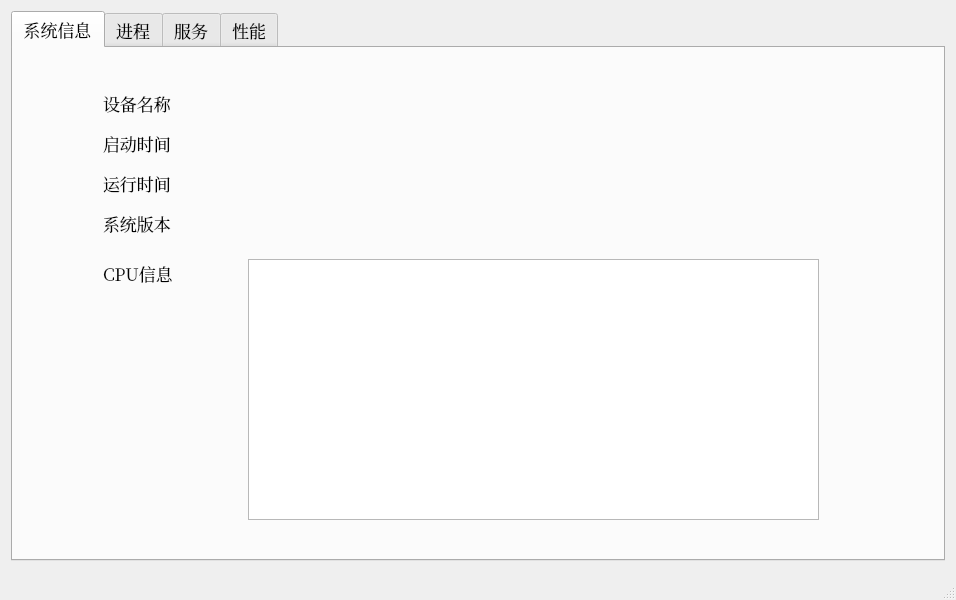
<?xml version="1.0" encoding="UTF-8"?>
<ui version="4.0">
 <class>mainWindow</class>
 <widget class="QMainWindow" name="mainWindow">
  <property name="geometry">
   <rect>
    <x>0</x>
    <y>0</y>
    <width>954</width>
    <height>600</height>
   </rect>
  </property>
  <property name="sizePolicy">
   <sizepolicy hsizetype="Expanding" vsizetype="Expanding">
    <horstretch>0</horstretch>
    <verstretch>0</verstretch>
   </sizepolicy>
  </property>
  <property name="windowTitle">
   <string>曹氏任务管理器</string>
  </property>
  <widget class="QWidget" name="centralWidget">
   <layout class="QGridLayout" name="gird2">
    <item row="0" column="0">
     <layout class="QGridLayout" name="grid">
      <item row="0" column="0">
       <widget class="QTabWidget" name="tabWidgets">
        <property name="sizePolicy">
         <sizepolicy hsizetype="MinimumExpanding" vsizetype="MinimumExpanding">
          <horstretch>0</horstretch>
          <verstretch>0</verstretch>
         </sizepolicy>
        </property>
        <property name="font">
         <font>
          <family>Noto Serif CJK SC</family>
          <pointsize>13</pointsize>
          <weight>50</weight>
          <italic>false</italic>
          <bold>false</bold>
         </font>
        </property>
        <property name="currentIndex">
         <number>0</number>
        </property>
        <property name="elideMode">
         <enum>Qt::ElideNone</enum>
        </property>
        <widget class="QWidget" name="tbSysInfo">
         <attribute name="title">
          <string>系统信息</string>
         </attribute>
         <widget class="QLabel" name="_lbDevName">
          <property name="geometry">
           <rect>
            <x>90</x>
            <y>40</y>
            <width>81</width>
            <height>31</height>
           </rect>
          </property>
          <property name="text">
           <string>设备名称</string>
          </property>
         </widget>
         <widget class="QLabel" name="_lbStartTime">
          <property name="geometry">
           <rect>
            <x>90</x>
            <y>80</y>
            <width>81</width>
            <height>31</height>
           </rect>
          </property>
          <property name="text">
           <string>启动时间</string>
          </property>
         </widget>
         <widget class="QLabel" name="_lbRunTime">
          <property name="geometry">
           <rect>
            <x>90</x>
            <y>120</y>
            <width>81</width>
            <height>31</height>
           </rect>
          </property>
          <property name="text">
           <string>运行时间</string>
          </property>
         </widget>
         <widget class="QLabel" name="_lbSysVersion">
          <property name="geometry">
           <rect>
            <x>90</x>
            <y>160</y>
            <width>81</width>
            <height>31</height>
           </rect>
          </property>
          <property name="text">
           <string>系统版本</string>
          </property>
         </widget>
         <widget class="QLabel" name="_lbCpuInfo">
          <property name="geometry">
           <rect>
            <x>90</x>
            <y>210</y>
            <width>81</width>
            <height>31</height>
           </rect>
          </property>
          <property name="text">
           <string>CPU信息</string>
          </property>
         </widget>
         <widget class="QTextBrowser" name="tbrCpuInfo">
          <property name="geometry">
           <rect>
            <x>235</x>
            <y>211</y>
            <width>571</width>
            <height>261</height>
           </rect>
          </property>
         </widget>
         <widget class="QLabel" name="lbDevName">
          <property name="geometry">
           <rect>
            <x>240</x>
            <y>40</y>
            <width>391</width>
            <height>31</height>
           </rect>
          </property>
          <property name="text">
           <string/>
          </property>
         </widget>
         <widget class="QLabel" name="lbStartTime">
          <property name="geometry">
           <rect>
            <x>240</x>
            <y>80</y>
            <width>391</width>
            <height>31</height>
           </rect>
          </property>
          <property name="text">
           <string/>
          </property>
         </widget>
         <widget class="QLabel" name="lbRunTime">
          <property name="geometry">
           <rect>
            <x>240</x>
            <y>120</y>
            <width>391</width>
            <height>31</height>
           </rect>
          </property>
          <property name="text">
           <string/>
          </property>
         </widget>
         <widget class="QLabel" name="lbSysVersion">
          <property name="geometry">
           <rect>
            <x>240</x>
            <y>160</y>
            <width>391</width>
            <height>31</height>
           </rect>
          </property>
          <property name="text">
           <string/>
          </property>
         </widget>
        </widget>
        <widget class="QWidget" name="tbProcess">
         <attribute name="title">
          <string>进程</string>
         </attribute>
         <layout class="QGridLayout" name="gridLayout">
          <item row="0" column="0">
           <widget class="QTableWidget" name="tbwProInfo">
            <property name="lineWidth">
             <number>1</number>
            </property>
            <property name="editTriggers">
             <set>QAbstractItemView::NoEditTriggers</set>
            </property>
            <property name="selectionMode">
             <enum>QAbstractItemView::SingleSelection</enum>
            </property>
            <property name="selectionBehavior">
             <enum>QAbstractItemView::SelectRows</enum>
            </property>
            <property name="showGrid">
             <bool>true</bool>
            </property>
            <property name="rowCount">
             <number>0</number>
            </property>
            <property name="columnCount">
             <number>5</number>
            </property>
            <attribute name="horizontalHeaderCascadingSectionResizes">
             <bool>false</bool>
            </attribute>
            <attribute name="horizontalHeaderDefaultSectionSize">
             <number>150</number>
            </attribute>
            <attribute name="horizontalHeaderHighlightSections">
             <bool>false</bool>
            </attribute>
            <attribute name="horizontalHeaderMinimumSectionSize">
             <number>100</number>
            </attribute>
            <attribute name="horizontalHeaderStretchLastSection">
             <bool>true</bool>
            </attribute>
            <attribute name="verticalHeaderDefaultSectionSize">
             <number>35</number>
            </attribute>
            <attribute name="verticalHeaderMinimumSectionSize">
             <number>35</number>
            </attribute>
            <attribute name="verticalHeaderShowSortIndicator" stdset="0">
             <bool>false</bool>
            </attribute>
            <attribute name="verticalHeaderStretchLastSection">
             <bool>false</bool>
            </attribute>
            <column/>
            <column/>
            <column/>
            <column/>
            <column/>
           </widget>
          </item>
         </layout>
        </widget>
        <widget class="QWidget" name="tbService">
         <attribute name="title">
          <string>服务</string>
         </attribute>
         <widget class="QRadioButton" name="rbutton">
          <property name="geometry">
           <rect>
            <x>90</x>
            <y>90</y>
            <width>111</width>
            <height>31</height>
           </rect>
          </property>
          <property name="toolTip">
           <string>选中通过进程名称查询</string>
          </property>
          <property name="text">
           <string>进程pid号</string>
          </property>
         </widget>
         <widget class="QLineEdit" name="lnEdQuery">
          <property name="geometry">
           <rect>
            <x>200</x>
            <y>90</y>
            <width>441</width>
            <height>31</height>
           </rect>
          </property>
         </widget>
         <widget class="QPushButton" name="btQuery">
          <property name="geometry">
           <rect>
            <x>660</x>
            <y>90</y>
            <width>111</width>
            <height>31</height>
           </rect>
          </property>
          <property name="text">
           <string>查询</string>
          </property>
         </widget>
         <widget class="QTextBrowser" name="tbrDetails">
          <property name="geometry">
           <rect>
            <x>200</x>
            <y>200</y>
            <width>591</width>
            <height>241</height>
           </rect>
          </property>
         </widget>
         <widget class="QLineEdit" name="lnEdNewPro">
          <property name="geometry">
           <rect>
            <x>200</x>
            <y>140</y>
            <width>441</width>
            <height>31</height>
           </rect>
          </property>
         </widget>
         <widget class="QPushButton" name="btNewPro">
          <property name="geometry">
           <rect>
            <x>660</x>
            <y>140</y>
            <width>111</width>
            <height>31</height>
           </rect>
          </property>
          <property name="text">
           <string>建立新进程</string>
          </property>
         </widget>
        </widget>
        <widget class="QWidget" name="tbRecord">
         <attribute name="title">
          <string>性能</string>
         </attribute>
         <layout class="QGridLayout" name="gridLayout_3">
          <item row="0" column="0">
           <layout class="QVBoxLayout" name="verticalLayout">
            <item>
             <layout class="QHBoxLayout" name="horizontalLayout">
              <item>
               <widget class="QLabel" name="lbCpuHis">
                <property name="maximumSize">
                 <size>
                  <width>16777215</width>
                  <height>35</height>
                 </size>
                </property>
                <property name="text">
                 <string>CPU使用历史曲线</string>
                </property>
                <property name="alignment">
                 <set>Qt::AlignCenter</set>
                </property>
               </widget>
              </item>
             </layout>
            </item>
            <item>
             <layout class="QHBoxLayout" name="horizontalLayout_4">
              <item>
               <layout class="QVBoxLayout" name="verticalLayout_2">
                <item>
                 <widget class="QLabel" name="lbCpu100">
                  <property name="minimumSize">
                   <size>
                    <width>60</width>
                    <height>30</height>
                   </size>
                  </property>
                  <property name="maximumSize">
                   <size>
                    <width>60</width>
                    <height>30</height>
                   </size>
                  </property>
                  <property name="text">
                   <string>100%</string>
                  </property>
                 </widget>
                </item>
                <item>
                 <widget class="QLabel" name="lbCpu75">
                  <property name="minimumSize">
                   <size>
                    <width>60</width>
                    <height>30</height>
                   </size>
                  </property>
                  <property name="maximumSize">
                   <size>
                    <width>60</width>
                    <height>30</height>
                   </size>
                  </property>
                  <property name="text">
                   <string>75%</string>
                  </property>
                 </widget>
                </item>
                <item>
                 <widget class="QLabel" name="lbCpu50">
                  <property name="minimumSize">
                   <size>
                    <width>60</width>
                    <height>30</height>
                   </size>
                  </property>
                  <property name="maximumSize">
                   <size>
                    <width>60</width>
                    <height>30</height>
                   </size>
                  </property>
                  <property name="text">
                   <string>50%</string>
                  </property>
                 </widget>
                </item>
                <item>
                 <widget class="QLabel" name="lbCpu25">
                  <property name="minimumSize">
                   <size>
                    <width>60</width>
                    <height>30</height>
                   </size>
                  </property>
                  <property name="maximumSize">
                   <size>
                    <width>60</width>
                    <height>30</height>
                   </size>
                  </property>
                  <property name="text">
                   <string>25%</string>
                  </property>
                 </widget>
                </item>
                <item>
                 <widget class="QLabel" name="lbCpu0">
                  <property name="minimumSize">
                   <size>
                    <width>60</width>
                    <height>30</height>
                   </size>
                  </property>
                  <property name="maximumSize">
                   <size>
                    <width>60</width>
                    <height>30</height>
                   </size>
                  </property>
                  <property name="text">
                   <string>0%</string>
                  </property>
                 </widget>
                </item>
               </layout>
              </item>
              <item>
               <widget class="QLabel" name="lbCpuHisLine">
                <property name="minimumSize">
                 <size>
                  <width>842</width>
                  <height>200</height>
                 </size>
                </property>
                <property name="maximumSize">
                 <size>
                  <width>842</width>
                  <height>200</height>
                 </size>
                </property>
                <property name="text">
                 <string/>
                </property>
               </widget>
              </item>
             </layout>
            </item>
            <item>
             <layout class="QHBoxLayout" name="horizontalLayout_3">
              <item>
               <widget class="QLabel" name="lbMemHis">
                <property name="maximumSize">
                 <size>
                  <width>16777215</width>
                  <height>35</height>
                 </size>
                </property>
                <property name="text">
                 <string>内存使用历史曲线</string>
                </property>
                <property name="alignment">
                 <set>Qt::AlignCenter</set>
                </property>
               </widget>
              </item>
             </layout>
            </item>
            <item>
             <layout class="QHBoxLayout" name="horizontalLayout_5">
              <item>
               <layout class="QVBoxLayout" name="verticalLayout_3">
                <item>
                 <widget class="QLabel" name="lbMem100">
                  <property name="minimumSize">
                   <size>
                    <width>60</width>
                    <height>30</height>
                   </size>
                  </property>
                  <property name="maximumSize">
                   <size>
                    <width>60</width>
                    <height>30</height>
                   </size>
                  </property>
                  <property name="text">
                   <string>100%</string>
                  </property>
                 </widget>
                </item>
                <item>
                 <widget class="QLabel" name="lbMem75">
                  <property name="minimumSize">
                   <size>
                    <width>60</width>
                    <height>30</height>
                   </size>
                  </property>
                  <property name="maximumSize">
                   <size>
                    <width>60</width>
                    <height>30</height>
                   </size>
                  </property>
                  <property name="text">
                   <string>75%</string>
                  </property>
                 </widget>
                </item>
                <item>
                 <widget class="QLabel" name="lbMem50">
                  <property name="minimumSize">
                   <size>
                    <width>60</width>
                    <height>30</height>
                   </size>
                  </property>
                  <property name="maximumSize">
                   <size>
                    <width>60</width>
                    <height>30</height>
                   </size>
                  </property>
                  <property name="text">
                   <string>50%</string>
                  </property>
                 </widget>
                </item>
                <item>
                 <widget class="QLabel" name="lbMem25">
                  <property name="minimumSize">
                   <size>
                    <width>60</width>
                    <height>30</height>
                   </size>
                  </property>
                  <property name="maximumSize">
                   <size>
                    <width>60</width>
                    <height>30</height>
                   </size>
                  </property>
                  <property name="text">
                   <string>25%</string>
                  </property>
                 </widget>
                </item>
                <item>
                 <widget class="QLabel" name="lbMem0">
                  <property name="minimumSize">
                   <size>
                    <width>60</width>
                    <height>30</height>
                   </size>
                  </property>
                  <property name="maximumSize">
                   <size>
                    <width>60</width>
                    <height>30</height>
                   </size>
                  </property>
                  <property name="text">
                   <string>0%</string>
                  </property>
                 </widget>
                </item>
               </layout>
              </item>
              <item>
               <widget class="QLabel" name="lbMemHisLine">
                <property name="minimumSize">
                 <size>
                  <width>842</width>
                  <height>200</height>
                 </size>
                </property>
                <property name="maximumSize">
                 <size>
                  <width>842</width>
                  <height>200</height>
                 </size>
                </property>
                <property name="text">
                 <string/>
                </property>
               </widget>
              </item>
             </layout>
            </item>
           </layout>
          </item>
         </layout>
        </widget>
       </widget>
      </item>
     </layout>
    </item>
   </layout>
  </widget>
  <widget class="QStatusBar" name="statusBar">
   <property name="font">
    <font>
     <pointsize>14</pointsize>
    </font>
   </property>
   <property name="statusTip">
    <string/>
   </property>
  </widget>
 </widget>
 <layoutdefault spacing="6" margin="11"/>
 <resources/>
 <connections/>
</ui>
